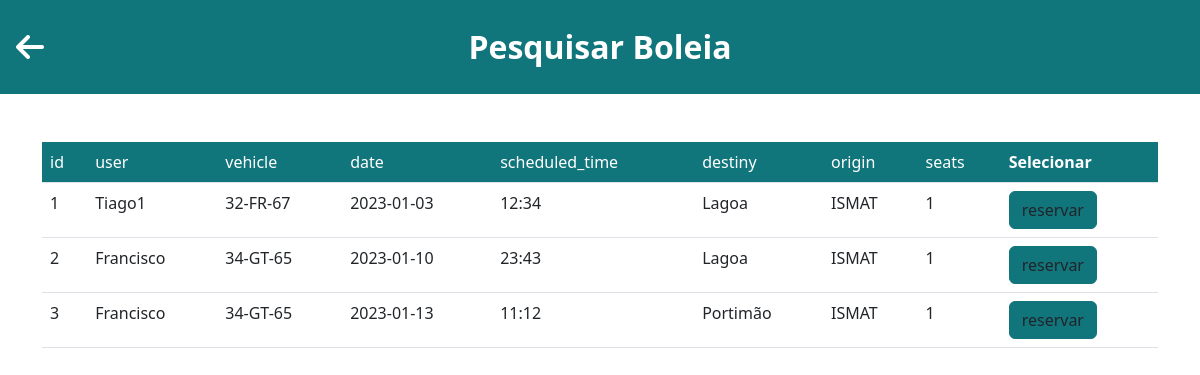
Screenshot of /boleia with the database file from the repository.
### models.py (models this page shows, shortened)
class User(db.Model, UserMixin):
	__tablename__ = 'user'
	id = db.Column(db.Integer, primary_key=True)
	name = db.Column(db.String(80), unique=True, nullable=False)
	student_number = db.Column(db.String(9), unique=True, nullable=False)
	phone_number = db.Column(db.Integer(), nullable=False)
	password = db.Column(db.Unicode(30), nullable=False)
	gender = db.Column(db.String(10), nullable=False)
	registration_date = db.Column(db.DateTime, default=datetime.now)
	last_login_date = db.Column(db.DateTime, default=datetime.now)
	active = db.Column(db.Boolean())

class Vehicle(db.Model):
	__tablename__ = 'vehicle'
	id = db.Column(db.Integer, primary_key=True)
	owner_id = db.Column('owner_id', db.ForeignKey('user.id'), nullable=False)
	owner = db.relationship('User', backref='vehicle')
	license_plate = db.Column(db.String(8), unique=True, nullable=False)
	color = db.Column(db.String(20), nullable=False)
	number_of_seats = db.Column(db.Integer(), nullable=False)
	vehicle_specs = db.Column(db.String(200), nullable=True)
	is_deleted = db.Column(db.Boolean, default=False)
	createdAt = db.Column(db.DateTime, default=datetime.now)
	updatedAt = db.Column(db.DateTime, default=datetime.now)

class Ride(db.Model):
	__tablename__ = 'ride'
	__table_args__ = (db.UniqueConstraint('user_id', 'vehicle_id', 'ride_date'),)
	id = db.Column(db.Integer, primary_key=True)
	user_id = db.Column('user_id', db.ForeignKey('user.id'), nullable=False)
	user = db.relationship('User', backref='ride')
	vehicle_id = db.Column('vehicle_id', db.ForeignKey('vehicle.id'), nullable=False)
	vehicle = db.relationship('Vehicle', backref='ride')
	ride_date = db.Column(db.String(9), nullable=False)
	ride_scheduled_time = db.Column(db.String(5), nullable=False)
	local_destiny = db.Column(db.String(40), nullable=False)
	local_origin = db.Column(db.String(40), nullable=False)
	number_of_available_seats = db.Column(db.Integer(), nullable=False)
	createdAt = db.Column(db.DateTime, default=datetime.now)
	updatedAt = db.Column(db.DateTime, default=datetime.now)

### rideandreservation/__init__.py (the view)
@rideandreservation.route('/boleia', methods=['GET', 'POST'])
def ride():
    activeUser = current_user
    if activeUser.is_authenticated:
        print("Noice")
    else:
        print("Not Noice")
    print()
    ridelist = []
    getRideData = db.session.query(Ride).all()
    for ride in getRideData:
        vehicle = db.session.query(Vehicle).filter(Vehicle.id == ride.vehicle_id).first()
        user = db.session.query(User).filter(User.id == ride.user_id).first()
        ridelist.append([(ride.id),(user.name),(vehicle.license_plate),(ride.ride_date),(ride.ride_scheduled_time),(ride.local_destiny),(ride.local_origin),(ride.number_of_available_seats)])
    return render_template("pesquisa.html",getRideData=ridelist)

### templates/pesquisa.html (shortened to what this page needs)
<!DOCTYPE html>
<html lang="eng">
    <head>
        <link href="https://cdn.jsdelivr.net/npm/bootstrap@5.2.3/dist/css/bootstrap.min.css" rel="stylesheet">
        <link rel="stylesheet" href="{{url_for('static', filename='css/boleia.css')}}">
        <link rel="stylesheet" href="https://cdnjs.cloudflare.com/ajax/libs/font-awesome/6.2.1/css/all.min.css">
        <link rel="stylesheet" type="text/css" href="https://cdn.datatables.net/1.13.1/css/jquery.dataTables.css">
        <link rel="stylesheet" type="text/css" href="https://cdn.datatables.net/responsive/2.1.1/css/responsive.bootstrap.min.css" />
        <link rel="stylesheet" href="https://cdnjs.cloudflare.com/ajax/libs/datatables.net-select-dt/1.5.0/select.dataTables.css" />
        <link rel="stylesheet" href="https://cdnjs.cloudflare.com/ajax/libs/datatables.net-searchpanes-bs/2.1.0/searchPanes.bootstrap.css" />
        <link rel="stylesheet" href="https://cdnjs.cloudflare.com/ajax/libs/datatables.net-buttons-bs/2.3.2/buttons.bootstrap.css" />
    </head>
    <body>
        <header class="p-3 mb-5 bg-primary" id="mrs">
            <div class="row align-items-center">
                <div class="col-2" >
                    <a id="seta">
                        <i class="fa fa-2xl fa-arrow-left text-white" onclick="HomePage()"></i>
                    </a>
                </div>
                <div class="col-8" >
                    <div class="m-2 d-flex justify-content-center " >
                        <h2 class="my-1 fw-bold text-white">Pesquisar Boleia</h2>
                    </div>
                </div>
            </div>
        </header>
    <div class="container-md" id="table">
        <div class="table-responsive">
        <table class="table display nowrap" id="tabela">
            <thead class="bg-primary text-white">
                <tr>
                            <td>id</td>
                            <td>user</td>
                            <td>vehicle</td>
                            <td>date</td>
                            <td>scheduled_time</td>
                            <td>destiny</td>
                            <td>origin</td>
                            <td>seats</td>
                    <th class="all">Selecionar</th>
                    </tr>
                </thead>
                    <tbody>
                        {% for ride in getRideData %}
                        {% if ride[7]!=0  %}
                       <tr>
                            <td>{{ride[0]}}</td>
                            <td>{{ride[1]}}</td>
                            <td>{{ride[2]}}</td>
                            <td>{{ride[3]}}</td>
                            <td>{{ride[4]}}</td>
                            <td>{{ride[5]}}</td>
                            <td>{{ride[6]}}</td>
                            <td>{{ride[7]}}</td>
                            <td><button class="reservar btn btn-primary" id="{{ride[0]}}">reservar</button></td>
                       </tr>
                       {% endif %}
                       {% endfor %}
                </tbody>
            </div>
        </div>
    </body>
</html>

### static/css/boleia.css (style rules this page uses)
#table { margin-top: auto; }
#seta { cursor:pointer; }
:root { --ismatDark: 17, 117, 124; --ismatLight: 106, 201, 204; }
:root { --primary: var(--ismatDark); --secondary: var(--ismatLight); }
.bg-primary { background-color: rgba(var(--primary), 1) !important; }
.btn-primary { color: rgba(var(--gray_0), 1); background-color: rgba(var(--primary), 1); border-color: rgba(var(--primary), 1); }

### rows the page displays
User: name "Tiago1"
Vehicle: license_plate "32-FR-67"
Ride: ride_date "2023-01-03", ride_scheduled_time "12:34", local_destiny "Lagoa", local_origin "ISMAT"
User: name "Francisco" "Francisco"
Vehicle: license_plate "34-GT-65" "34-GT-65"
Ride: ride_date "2023-01-10", ride_scheduled_time "23:43", local_destiny "Lagoa", local_origin "ISMAT"
Ride: ride_date "2023-01-13", ride_scheduled_time "11:12", local_destiny "Portimão", local_origin "ISMAT"

### other values shown
{{ ride[0] }} "1" "2" "3"
{{ ride[7] }} "1" "1" "1"
